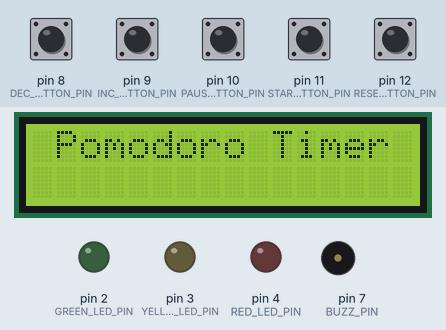
This sketch was run on a simulated Arduino Uno, built with avr-gcc and run on an emulated ATmega328P. On the bench: 16×2 character LCD, output pins drawn as LEDs (lit = HIGH), buzzer (waves = sounding). The inputs (shaded band) are chosen by the test bench; at power-on: pin 8 (DEC_BUTTON_PIN), pin 9 (INC_BUTTON_PIN), pin 10 (PAUSE_BUTTON_PIN), pin 11 (START_BUTTON_PIN), pin 12 (RESET_BUTTON_PIN) LOW.

Above: at 3.1 s.
At 12.3 s:
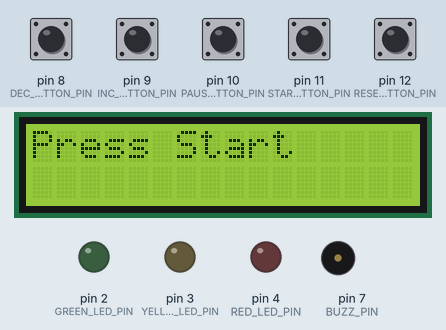
12.4 s: pin 8 (DEC_BUTTON_PIN) pulled HIGH for 1 s
At 14.4 s:
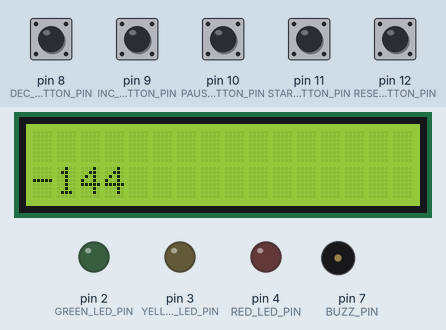
14.9 s: pin 11 (START_BUTTON_PIN) pulled HIGH for 0.15 s
At 15.3 s:
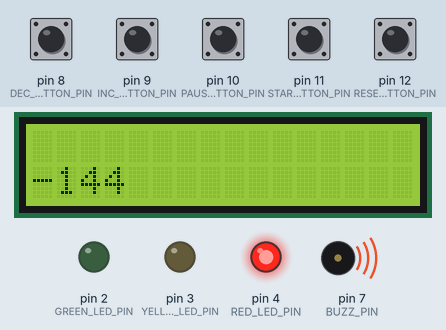
Timing chart, 0 to 20.4 s (numbered marks = the images above; inputs shaded):
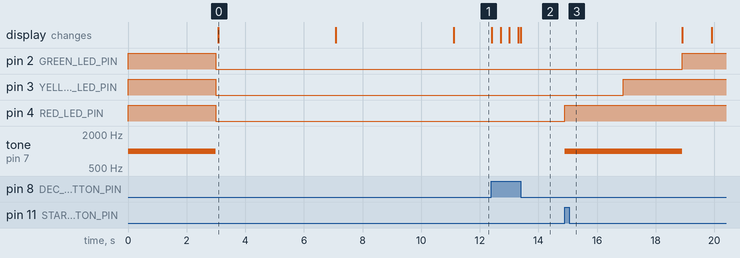

Measured:
- after the input at 12.4 s, the display: first changes at once (image 2 shows a later state)
- after the input at 14.9 s, pin 2 (GREEN_LED_PIN): LOW → HIGH after 4.0 s; pin 3 (YELLOW_LED_PIN): LOW → HIGH after 2.0 s; pin 4 (RED_LED_PIN): LOW → HIGH at once; tone on pin 7 (BUZZ_PIN): silent → 1000 Hz at once, → silent 4.0 s later
- what the display in image 0 shows lasts 4.0 s, from 3.1 s to 7.1 s

The sketch:

pomodoro_code.ino
```cpp
//inclusion of the essential libraries
#include <LiquidCrystal_I2C.h>

//definitions of the pins
#define RED_LED_PIN 4
#define YELLOW_LED_PIN 3
#define GREEN_LED_PIN 2
#define RESET_BUTTON_PIN 12
#define START_BUTTON_PIN 11
#define PAUSE_BUTTON_PIN 10
#define INC_BUTTON_PIN 9
#define DEC_BUTTON_PIN 8
#define BUZZ_PIN 7


LiquidCrystal_I2C lcd(0x27, 16, 2);


  const int increase_by = 1;//increase the time by how many hours
  const int decrease_by = 1;//decrease the time by how many hours
  const int study_time = 25;//time im minutes for studying
  const int break_time = 5;//time in minutes for breaks


  int total_study_time = 0;//total time for the study sessions
  int user_time = 0; //the time the user wants to study for
  int total_break_time = 0; //total break time by the user.
  int total_time = ((total_break_time + total_study_time) == 30) ? total_time += 0.5 : total_time += 0;  //calculates the total time by by adding up study time and break time

  //variables to keep track of the time
  int seconds = 0;
  int minutes = 0;
  int hours = 0;

  int counts = 0; //counts for 25 minutes for the break time

  int start_button_state = 0;
  int reset_button_state = 0;
  int pause_button_state = 0;
  int inc_button_state = 0;
  int dec_button_state = 0;


void setup() {
  // sets the pins for the LEDS to output.
  pinMode(RED_LED_PIN, OUTPUT);
  pinMode(YELLOW_LED_PIN, OUTPUT);
  pinMode(GREEN_LED_PIN, OUTPUT);
  pinMode(BUZZ_PIN, OUTPUT);

  //sets the pins for the buttons to input
  pinMode(RESET_BUTTON_PIN, INPUT);
  pinMode(START_BUTTON_PIN, INPUT);
  pinMode(INC_BUTTON_PIN, INPUT);
  pinMode(DEC_BUTTON_PIN, INPUT);
  pinMode(PAUSE_BUTTON_PIN, INPUT);

  //turns all LEDS ON.
  digitalWrite(RED_LED_PIN, HIGH);
  digitalWrite(YELLOW_LED_PIN, HIGH);
  digitalWrite(GREEN_LED_PIN, HIGH);


  //buzzer sounds to signify system boot
  tone(BUZZ_PIN, 1000);
  delay(3000);
  noTone(BUZZ_PIN);


  digitalWrite(RED_LED_PIN, LOW);
  digitalWrite(YELLOW_LED_PIN, LOW);
  digitalWrite(GREEN_LED_PIN, LOW);


  //lcd message on system boot
  lcd.init();//initialises the lcd
  lcd.clear();
  lcd.backlight();

  lcd.setCursor(1, 0);
  lcd.print("Pomodoro Timer");
  delay(4000);
  lcd.setCursor(1, 1);
  lcd.print("Enter Time");
  delay(4000);
  lcd.clear();
  lcd.setCursor(0, 0);
  lcd.print(user_time + "Press Start");
}


void breaktime(){//break time method to display to the LCD the appropriate alloted time for the break (5).
//LED traffic light effect
  minutes = 0;
  seconds = 0;

  tone(BUZZ_PIN, 1000);
  digitalWrite(GREEN_LED_PIN, HIGH);
  delay(2000);
  digitalWrite(YELLOW_LED_PIN, HIGH);
  delay(2000);
  digitalWrite(RED_LED_PIN, HIGH);
  noTone(BUZZ_PIN);


//writes break time to the LCD screen
  lcd.clear();
  lcd.setCursor(1, 0);
  lcd.print("BREAK TIME!");
//counts 5 mins for the breaktime
  while(minutes < break_time){
    seconds = 0;
    while(seconds < 60){
      lcd.setCursor(0, 1);
       if(minutes < 10){
        lcd.print(0);
      }
      lcd.print(minutes);
      lcd.print(":");

      if(seconds < 10){
        lcd.print(0);
      }
      lcd.print(seconds);
      delay(1000);
      seconds++;
    }
    minutes++;
  }
//checks if break time is over
  if(minutes == 5){
  digitalWrite(RED_LED_PIN, LOW);
  digitalWrite(YELLOW_LED_PIN, LOW);
  digitalWrite(GREEN_LED_PIN, LOW);
    total_break_time += 5;
    studytime();
  }
}

void studytime(){//study time method to display to the LCD the appropriate time for study.
  minutes = 0;
  seconds = 0;


  tone(BUZZ_PIN, 1000);
  digitalWrite(RED_LED_PIN, HIGH);
  delay(2000);
  digitalWrite(YELLOW_LED_PIN, HIGH);
  delay(2000);
  digitalWrite(GREEN_LED_PIN, HIGH);
  noTone(BUZZ_PIN);


  lcd.clear();
  while(minutes < study_time){
    seconds = 0;
    while(seconds < 60){
      lcd.setCursor(0, 1);
      if(minutes < 10){
        lcd.print(0);
      }
      lcd.print(minutes);
      lcd.print(":");

      if(seconds < 10){
        lcd.print(0);
      }
      lcd.print(seconds);
      delay(1000);
      seconds++;
    }
    minutes++;
  }

  if(minutes == 25){
  digitalWrite(RED_LED_PIN, LOW);
  digitalWrite(YELLOW_LED_PIN, LOW);
  digitalWrite(GREEN_LED_PIN, LOW);
    total_study_time += 25;
    breaktime();
  }

  if(total_time == user_time){
    lcd.clear();
    lcd.setCursor(0, 0);
    lcd.print("GOOD JOB");
    delay(4000);
    reset();
  }
}

void reset(){
  setup();
}

void loop() {

  //variables to store the states of the different buttons.
  start_button_state = digitalRead(START_BUTTON_PIN);
  pause_button_state = digitalRead(PAUSE_BUTTON_PIN);
  reset_button_state = digitalRead(RESET_BUTTON_PIN);
  inc_button_state = digitalRead(INC_BUTTON_PIN);
  dec_button_state = digitalRead(DEC_BUTTON_PIN);

  if(start_button_state == HIGH){
  digitalWrite(RED_LED_PIN, LOW);
  digitalWrite(YELLOW_LED_PIN, LOW);
  digitalWrite(GREEN_LED_PIN, LOW);
    studytime();
  }

  if(reset_button_state == HIGH){
    reset();
  }

  if(inc_button_state == HIGH){
      user_time++;
      lcd.clear();
      lcd.setCursor(0, 1);
      lcd.print(user_time);

  }

  if(dec_button_state == HIGH){
      user_time--;
       lcd.clear();
      lcd.setCursor(0, 1);
      lcd.print(user_time);
  }

}
```
